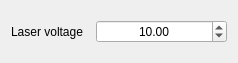
<?xml version="1.0" encoding="UTF-8"?>
<ui version="4.0">
 <class>AnalogLaser</class>
 <widget class="QWidget" name="AnalogLaser">
  <property name="geometry">
   <rect>
    <x>0</x>
    <y>0</y>
    <width>238</width>
    <height>63</height>
   </rect>
  </property>
  <property name="windowTitle">
   <string>Form</string>
  </property>
  <layout class="QHBoxLayout" name="horizontalLayout">
   <item>
    <widget class="QLabel" name="label_voltage">
     <property name="text">
      <string>Laser voltage  </string>
     </property>
    </widget>
   </item>
   <item>
    <widget class="QDoubleSpinBox" name="doubleSpinBox_voltage">
     <property name="sizePolicy">
      <sizepolicy hsizetype="Expanding" vsizetype="Fixed">
       <horstretch>0</horstretch>
       <verstretch>0</verstretch>
      </sizepolicy>
     </property>
     <property name="alignment">
      <set>Qt::AlignCenter</set>
     </property>
     <property name="maximum">
      <double>24.000000000000000</double>
     </property>
     <property name="value">
      <double>10.000000000000000</double>
     </property>
    </widget>
   </item>
  </layout>
 </widget>
 <resources/>
 <connections/>
</ui>
